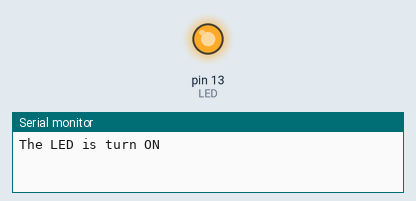
Recording of a sketch running on a simulated Arduino Uno, built with avr-gcc and run on an emulated ATmega328P. Shown: output pins drawn as LEDs (lit = HIGH), the last lines printed to the serial monitor.

Above: at 0.5 s.
At 5.0 s:
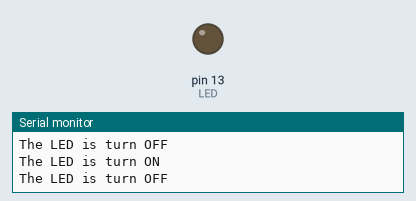
Timing chart, 0 to 6.9 s (numbered marks = the images above):
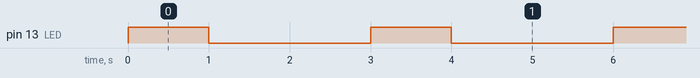

The sketch:

led.ino
```cpp
int LED = 13;
void setup()
{
  pinMode(LED,OUTPUT);
  Serial.begin(9600);

}
void loop()
{
  digitalWrite(LED,HIGH);
  Serial.println("The LED is turn ON");
  delay(1000);


  digitalWrite(LED,LOW);
  Serial.println("The LED is turn OFF");
  delay(2000);
}
```

Measured:
- by itself, pin 13 (LED): alternates HIGH for 1.0 s and LOW for 2.0 s
